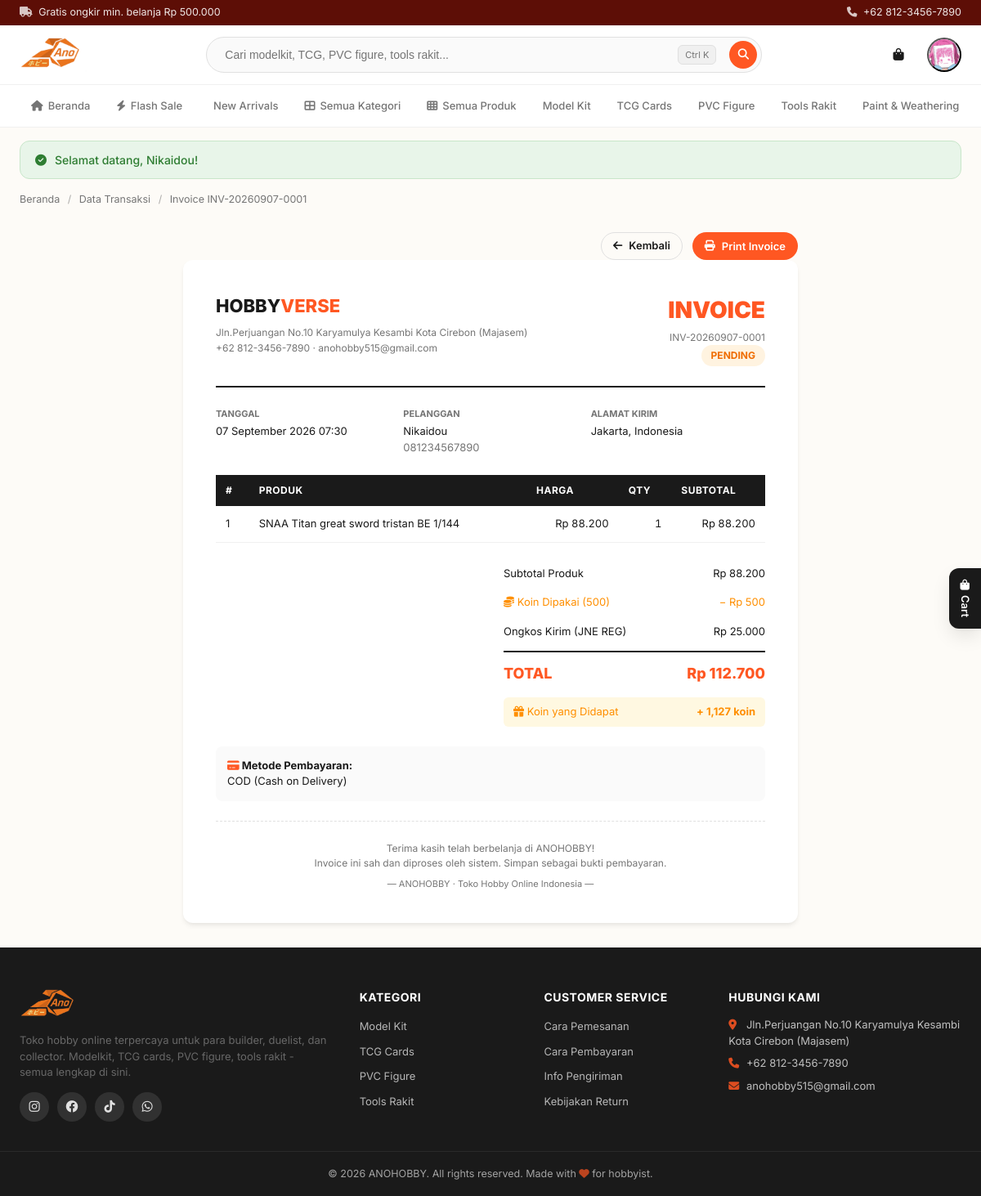
The page /invoice.php?id=6 (signed in) on the database its author committed.
### tables this page shows
CREATE TABLE `categories` (
  `id` int NOT NULL,
  `name` varchar(80) NOT NULL,
  `slug` varchar(80) NOT NULL,
  `description` text,
  `image` varchar(255) DEFAULT NULL
);

CREATE TABLE `transactions` (
  `id` int NOT NULL,
  `user_id` int NOT NULL,
  `invoice_no` varchar(30) NOT NULL,
  `total` decimal(12,2) NOT NULL,
  `shipping_cost` decimal(12,2) DEFAULT '0.00',
  `grand_total` decimal(12,2) NOT NULL,
  `payment_method` varchar(50) DEFAULT NULL,
  `shipping_method` varchar(80) DEFAULT NULL,
  `voucher_id` int DEFAULT NULL,
  `voucher_code` varchar(50) DEFAULT NULL,
  `voucher_discount` decimal(12,2) NOT NULL DEFAULT '0.00',
  `user_voucher_id` int DEFAULT NULL,
  `points_used` int NOT NULL DEFAULT '0',
  `points_discount` decimal(12,2) NOT NULL DEFAULT '0.00',
  `points_earned` int NOT NULL DEFAULT '0',
  `status` enum('pending','paid','shipped','completed','cancelled') DEFAULT 'pending',
  `recipient_name` varchar(100) DEFAULT NULL,
  `recipient_phone` varchar(20) DEFAULT NULL,
  `shipping_address` text,
  `created_at` timestamp NULL DEFAULT CURRENT_TIMESTAMP
);

CREATE TABLE `transaction_items` (
  `id` int NOT NULL,
  `transaction_id` int NOT NULL,
  `product_id` int NOT NULL,
  `product_name` varchar(150) DEFAULT NULL,
  `quantity` int NOT NULL,
  `price` decimal(12,2) NOT NULL,
  `subtotal` decimal(12,2) NOT NULL
);

### includes/functions.php (called while the page is built, shortened)
<?php
function rupiah($angka) {
    return 'Rp ' . number_format((float)$angka, 0, ',', '.');
}
function is_logged_in() {
    return isset($_SESSION['user_id']);
}
function is_admin() {
    return is_logged_in() && $_SESSION['role'] === 'admin';
}
function url($path = '') {
    $scriptDir = str_replace('\\', '/', dirname($_SERVER['SCRIPT_NAME']));
    if (preg_match('#/admin$#', $scriptDir)) {
        $base = dirname($scriptDir);
    } else {
        $base = $scriptDir;
    }
    $base = rtrim($base, '/');
    return $base . '/' . ltrim($path, '/');
}
function asset($path) {
    return url('assets/' . ltrim($path, '/'));
}
function uploads_url($path) {
    return url('uploads/' . ltrim($path, '/'));
}
function uploads_path($path = '') {
    return __DIR__ . '/../uploads/' . ltrim($path, '/');
}
function user_avatar_url($avatar) {
    return uploads_url($avatar);
}
function get_flash() {
    $f = $_SESSION['flash'];
    return $f;
}
function e($str) {
    return htmlspecialchars((string)$str, ENT_QUOTES, 'UTF-8');
}
function get_categories($pdo) {
    return $pdo->query("SELECT * FROM categories ORDER BY id")->fetchAll();
}
function count_new_arrivals($pdo) {
    $sql = "SELECT COUNT(*) FROM products
            WHERE badge = 'NEW'
              AND created_at >= DATE_SUB(NOW(), INTERVAL 7 DAY)";
    return (int)$pdo->query($sql)->fetchColumn();
}
function count_flash_sale($pdo) {
    $sql = "SELECT COUNT(*) FROM products
            WHERE badge = 'FLASH SALE'
              AND flash_sale_ends_at IS NOT NULL
              AND flash_sale_ends_at > NOW()";
    return (int)$pdo->query($sql)->fetchColumn();
}
function tgl_indo($datetime) {
    $bulan = [1=>'Januari','Februari','Maret','April','Mei','Juni','Juli','Agustus','September','Oktober','November','Desember'];
    $ts = strtotime($datetime);
    return date('d', $ts) . ' ' . $bulan[(int)date('n', $ts)] . ' ' . date('Y', $ts) . ' ' . date('H:i', $ts);
}

### invoice.php (the view, shortened to what this page needs)
<?php
require_once __DIR__ . '/includes/functions.php';
global $pdo;
$id = (int)($_GET['id'] ?? 0);
$stmt = $pdo->prepare("SELECT t.*, u.username, u.email FROM transactions t JOIN users u ON t.user_id = u.id WHERE t.id = ?");
$stmt->execute([$id]);
$trx = $stmt->fetch();
$stmt = $pdo->prepare("SELECT * FROM transaction_items WHERE transaction_id = ?");
$stmt->execute([$id]);
$items = $stmt->fetchAll();
include __DIR__ . '/includes/header.php';
?>
<div class="container" style="margin-top:16px;">
    <div class="breadcrumb">
        <a href="<?= url('index.php') ?>">Beranda</a>
        <span class="sep">/</span>
        <?php if (is_admin()): ?>
            <a href="<?= url('admin/transactions.php') ?>">Data Transaksi</a>
        <?php else: ?>
            <a href="<?= url('transaction_history.php') ?>">Riwayat Transaksi</a>
        <?php endif; ?>
        <span class="sep">/</span>
        <span>Invoice <?= e($trx['invoice_no']) ?></span>
    </div>
</div>
<div class="invoice-wrap">
    <div class="invoice-actions">
        <a href="<?= is_admin() ? url('admin/transactions.php') : url('transaction_history.php') ?>" class="btn btn-outline btn-sm"><i class="fas fa-arrow-left"></i> Kembali</a>
        <button class="btn btn-primary btn-sm" data-print><i class="fas fa-print"></i> Print Invoice</button>
    </div>
    <div class="invoice-card">
        <div class="invoice-head">
            <div class="inv-from">
                <strong>HOBBY<span class="accent">VERSE</span></strong>
                <div class="muted" style="font-size:12px;margin-top:6px;line-height:1.6;">
                    <?= STORE_ADDRESS ?><br>
                    <?= STORE_PHONE ?> &middot; <?= STORE_EMAIL ?>
                </div>
            </div>
            <div class="inv-to">
                <h3>INVOICE</h3>
                <div class="muted" style="font-size:12px;"><?= e($trx['invoice_no']) ?></div>
                <span class="invoice-status status-<?= e($trx['status']) ?>"><?= e(ucfirst($trx['status'])) ?></span>
            </div>
        </div>
        <div class="invoice-meta">
            <div>
                <strong>Tanggal</strong>
                <?= tgl_indo($trx['created_at']) ?>
            </div>
            <div>
                <strong>Pelanggan</strong>
                <?= e($trx['recipient_name']) ?><br>
                <span class="muted"><?= e($trx['recipient_phone']) ?></span>
            </div>
            <div>
                <strong>Alamat Kirim</strong>
                <?= e($trx['shipping_address']) ?>
            </div>
        </div>
        <table class="invoice-table">
            <thead>
                <tr>
                    <th>#</th>
                    <th>Produk</th>
                    <th class="num">Harga</th>
                    <th class="num">Qty</th>
                    <th class="num">Subtotal</th>
                </tr>
            </thead>
            <tbody>
                <?php $no=1; foreach ($items as $it): ?>
                    <tr>
                        <td><?= $no++ ?></td>
                        <td><?= e($it['product_name']) ?></td>
                        <td class="num"><?= rupiah($it['price']) ?></td>
                        <td class="num"><?= $it['quantity'] ?></td>
                        <td class="num"><?= rupiah($it['subtotal']) ?></td>
                    </tr>
                <?php endforeach; ?>
            </tbody>
        </table>
        <div class="invoice-totals">
            <div class="row">
                <span>Subtotal Produk</span>
                <span><?= rupiah($trx['total']) ?></span>
            </div>
            <?php if ((int)$trx['points_used'] > 0): ?>
                <div class="row" style="color:#FF8F00;">
                    <span><i class="fas fa-coins"></i> Koin Dipakai (<?= number_format((int)$trx['points_used']) ?>)</span>
                    <span>&minus; <?= rupiah($trx['points_discount']) ?></span>
                </div>
            <?php endif; ?>
            <div class="row">
                <span>Ongkos Kirim (<?= e($trx['shipping_method']) ?>)</span>
                <span><?= rupiah($trx['shipping_cost']) ?></span>
            </div>
            <div class="row grand">
                <span>TOTAL</span>
                <span class="accent"><?= rupiah($trx['grand_total']) ?></span>
            </div>
            <?php if ((int)$trx['points_earned'] > 0): ?>
                <div class="row" style="color:#FF8F00;background:#FFF8E1;padding:8px 12px;border-radius:6px;margin-top:8px;">
                    <span><i class="fas fa-gift"></i> Koin yang Didapat</span>
                    <strong>+ <?= number_format((int)$trx['points_earned']) ?> koin</strong>
                </div>
            <?php endif; ?>
        </div>
        <div style="margin-top:24px;padding:14px;background:var(--bg-alt);border-radius:8px;font-size:13px;">
            <strong><i class="fas fa-credit-card accent"></i> Metode Pembayaran:</strong><br>
            <?= e($trx['payment_method']) ?>
        </div>
        <div class="invoice-footer">
            <p>Terima kasih telah berbelanja di ANOHOBBY!</p>
            <p class="muted">Invoice ini sah dan diproses oleh sistem. Simpan sebagai bukti pembayaran.</p>
            <p class="muted" style="margin-top:8px;font-size:11px;">&mdash; ANOHOBBY &middot; Toko Hobby Online Indonesia &mdash;</p>
        </div>
    </div>
</div>
<?php include __DIR__ . '/includes/footer.php'; ?>

### includes/header.php (shortened to what this page needs)
<?php
require_once __DIR__ . '/functions.php';
global $pdo;
$current_page = basename($_SERVER['SCRIPT_NAME'], '.php');
$categories = get_categories($pdo);
$flash = get_flash();
try {
    $new_arrivals_count = count_new_arrivals($pdo);
    $flash_sale_count   = count_flash_sale($pdo);
} catch (Throwable $e) {
    $new_arrivals_count = 0;
    $flash_sale_count   = 0;
}
?>
<!DOCTYPE html>
<html lang="id">
<head>
    <link rel="stylesheet" href="https://cdnjs.cloudflare.com/ajax/libs/font-awesome/6.4.0/css/all.min.css">
    <link rel="stylesheet" href="<?= asset('css/style.css') ?>?v=<?= @filemtime(__DIR__ . '/../assets/css/style.css') ?>">
    <link rel="stylesheet" href="<?= asset('css/shop-ui.css') ?>?v=<?= @filemtime(__DIR__ . '/../assets/css/shop-ui.css') ?>">
</head>
<body>
<div class="topbar">
    <div class="container topbar-inner">
        <span><i class="fas fa-truck"></i> Gratis ongkir min. belanja Rp 500.000</span>
        <span><i class="fas fa-phone"></i> <?= STORE_PHONE ?></span>
    </div>
</div>
<header class="site-header">
    <div class="container header-inner">
        <a href="<?= url('index.php') ?>" class="logo">
            <img src="<?= asset('img/logo.png') ?>" alt="<?= STORE_NAME ?>" class="logo-img">
        </a>
        <form class="searchbar" action="<?= url('products.php') ?>" method="get">
            <input type="text" name="q" placeholder="Cari modelkit, TCG, PVC figure, tools rakit..." value="<?= e($_GET['q'] ?? '') ?>">
            <span class="kbd">Ctrl K</span>
            <button type="submit" aria-label="Cari"><i class="fas fa-search"></i></button>
        </form>
        <nav class="header-actions">
            <a href="<?= url('cart.php') ?>" class="action-icon" title="Keranjang">
                <i class="fas fa-shopping-bag"></i>
            </a>
            <?php if (is_logged_in()): ?>
                <div class="dropdown">
                    <button class="action-icon action-icon-avatar" title="Akun">
                        <?php $hdr_avatar = user_avatar_url($_SESSION['avatar'] ?? null); ?>
                        <?php if ($hdr_avatar): ?>
                            <img src="<?= e($hdr_avatar) ?>" alt="Avatar" class="header-avatar-img">
                        <?php else: ?>
                            <i class="fas fa-user"></i>
                        <?php endif; ?>
                    </button>
                </div>
            <?php else: ?>
                <a href="<?= url('login.php') ?>" class="signin-btn">Sign in</a>
                <a href="<?= url('register.php') ?>" class="btn btn-primary btn-sm">Register</a>
            <?php endif; ?>
        </nav>
    </div>
    <nav class="catnav">
        <div class="container catnav-inner">
            <a href="<?= url('index.php') ?>" class="catnav-item <?= $current_page==='index'?'active':'' ?>"><i class="fas fa-home"></i> Beranda</a>
            <?php if ($flash_sale_count > 0): ?>
                <a href="<?= url('flash_sale.php') ?>" class="catnav-item catnav-flashsale <?= $current_page==='flash_sale'?'active':'' ?>">
                    <i class="fas fa-bolt"></i> Flash Sale
                    <span class="catnav-badge"><?= $flash_sale_count ?></span>
                </a>
            <?php else: ?>
                <a href="<?= url('flash_sale.php') ?>" class="catnav-item <?= $current_page==='flash_sale'?'active':'' ?>"><i class="fas fa-bolt"></i> Flash Sale</a>
            <?php endif; ?>
            <?php if ($new_arrivals_count > 0): ?>
                <a href="<?= url('new_arrivals.php') ?>" class="catnav-item catnav-new <?= $current_page==='new_arrivals'?'active':'' ?>">
                    <i class="fas fa-sparkles"></i> New Arrivals
                    <span class="catnav-badge new"><?= $new_arrivals_count ?></span>
                </a>
            <?php else: ?>
                <a href="<?= url('new_arrivals.php') ?>" class="catnav-item <?= $current_page==='new_arrivals'?'active':'' ?>"><i class="fas fa-sparkles"></i> New Arrivals</a>
            <?php endif; ?>
            <a href="<?= url('all_categories.php') ?>" class="catnav-item <?= $current_page==='all_categories'?'active':'' ?>"><i class="fas fa-th-large"></i> Semua Kategori</a>
            <a href="<?= url('products.php') ?>" class="catnav-item <?= $current_page==='products'?'active':'' ?>"><i class="fas fa-th"></i> Semua Produk</a>
            <?php foreach ($categories as $c): ?>
                <a href="<?= url('category.php?slug=' . $c['slug']) ?>" class="catnav-item <?= (basename($_SERVER['SCRIPT_NAME'])==='category.php' && ($_GET['slug']??'')===$c['slug'])?'active':'' ?>"><?= e($c['name']) ?></a>
            <?php endforeach; ?>
        </div>
    </nav>
</header>
<?php if (!empty($flash)): ?>
<div class="flash-container">
    <?php foreach ($flash as $f): ?>
        <div class="flash flash-<?= e($f['type']) ?>">
            <i class="fas fa-<?= $f['type']==='success'?'check-circle':($f['type']==='error'?'exclamation-circle':'info-circle') ?>"></i>
            <?= e($f['msg']) ?>
        </div>
    <?php endforeach; ?>
</div>
<?php endif; ?>
<main>

### rows shown on the page
categories: name "Model Kit"
categories: name "TCG Cards"
categories: name "PVC Figure"
categories: name "Tools Rakit"
categories: name "Paint & Weathering"
transactions: invoice_no "INV-20260907-0001", status "PENDING", created_at "07 September 2026 07:30", recipient_name "Nikaidou", recipient_phone "081234567890", shipping_address "Jakarta, Indonesia", total "Rp 88.200", points_used "500", points_discount "Rp 500", shipping_method "JNE REG", shipping_cost "Rp 25.000", grand_total "Rp 112.700", points_earned "1,127", payment_method "COD (Cash on Delivery)"
transaction_items: product_name "SNAA Titan great sword tristan BE 1/144", price "Rp 88.200", quantity "1", subtotal "Rp 88.200"

### other values the page prints
STORE_PHONE "+62 812-3456-7890"
$f['msg'] "Selamat datang, Nikaidou!"
STORE_ADDRESS "Jln.Perjuangan No.10 Karyamulya Kesambi Kota Cirebon (Majasem)"
STORE_EMAIL "anohobby515@gmail.com"
STORE_NAME "ANOHOBBY"
